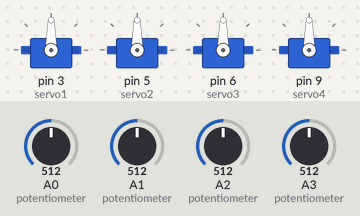
Simulated run of this sketch. Board: Arduino Uno, built with avr-gcc and run on an emulated ATmega328P. Shown: 4 × servo. The test bench sets the inputs (shaded band); at power-on: A0 (potentiometer) = 512, A1 (potentiometer) = 512, A2 (potentiometer) = 512, A3 (potentiometer) = 512.

Above: at 1.2 s.
1.3 s: A0 (potentiometer) set to 716
At 2.5 s:
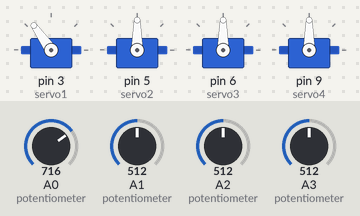
2.8 s: A1 (potentiometer) set to 716
At 3.7 s:
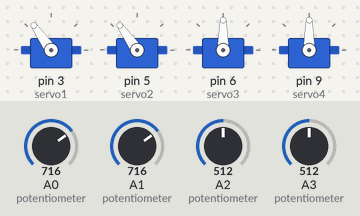
4.3 s: A2 (potentiometer) set to 716
At 4.8 s:
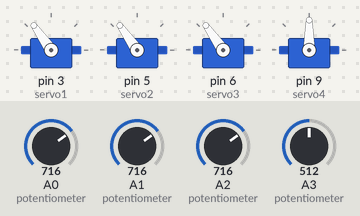
5.8 s: A3 (potentiometer) set to 716
At 7.0 s:
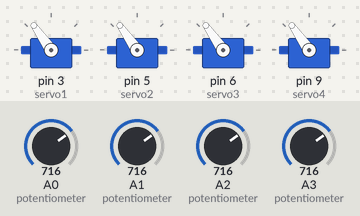
7.3 s: A0 (potentiometer) set to 992
At 8.3 s:
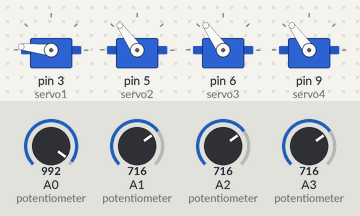
8.8 s: A1 (potentiometer) set to 992
At 9.4 s:
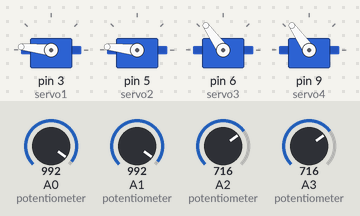
Timing chart, 0 to 11.3 s (numbered marks = the images above; inputs shaded):
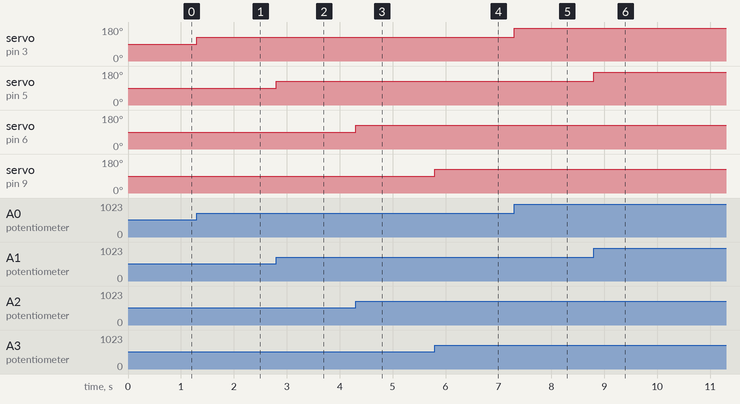

Measured:
- after the input at 1.3 s, servo on pin 3 (servo1): 90° → 125° at once
- after the input at 2.8 s, servo on pin 5 (servo2): 90° → 125° at once
- after the input at 4.3 s, servo on pin 6 (servo3): 90° → 125° at once
- after the input at 5.8 s, servo on pin 9 (servo4): 90° → 125° at once
- after the input at 7.3 s, servo on pin 3 (servo1): 125° → 174° at once
- after the input at 8.8 s, servo on pin 5 (servo2): 125° → 174° at once

The sketch:

ControlDe4Servos.ino
```cpp
/*******************************************************************************
  *  Áster Electrónica
  *  Contador binario
  *  Abstract: En este ejemplo, se realizará el control de 4
  *  servomotores mediante 4 potenciometros.
  *  Creado por Miguel AngelLo.
  *  LinkedIn: @miguelangello21
  *  Conexiones físicas:
  *        Tarjeta UNO | Entradas
  *               5V -> VCC
  *              GND -> GND
  *               A0 <- Potenciometro 1
  *               A1 <- Potenciometro 2
  *               A2 <- Potenciometro 3
  *               A3 <- Potenciometro 4
  *        Tarjeta UNO | Salidas
  *               3(PWM) -> Servomotor 1
  *               5(PWM) -> Servomotor 2
  *               6(PWM) -> Servomotor 3
  *               9(PWM) -> Servomotor 4
********************************************************************************/
//Incluimos la biblioteca Servo (Hay que descargarla)
#include <Servo.h>

//Declaramos los 4 servomotores que vamos a usar
Servo servo1;
Servo servo2;
Servo servo3;
Servo servo4;


//Esta variable nos ayudara a convertir los datos del potenciometro y pasarla a "grados"
int val;

//Este ciclo sólo se ejecuta una sola vez
void setup() {
  //Declaramos nuestras 4 entradas analógicas
  pinMode(A0,INPUT);
  pinMode(A1,INPUT);
  pinMode(A2,INPUT);
  pinMode(A3,INPUT);

  //A cada servo le asignamos el pin de salida que le corresponde, esta función declara estos pines como salidas
  servo1.attach(3);  // attaches the servo on pin 3 to the servo object
  servo2.attach(5);  // attaches the servo on pin 5 to the servo object
  servo3.attach(6);  // attaches the servo on pin 6 to the servo object
  servo4.attach(9);  // attaches the servo on pin 9 to the servo object

}

//Este ciclo se ejecuta infinitamente
void loop() {
  //En este parte se controla el servo1
  val = analogRead(A0);            // reads the value of the potentiometer (value between 0 and 1023)
  val = map(val, 0, 1023, 0, 180);     // scale it to use it with the servo (value between 0 and 180)
  servo1.write(val);                  // sets the servo position according to the scaled value

  //En este parte se controla el servo2
  val = analogRead(A1);            // reads the value of the potentiometer (value between 0 and 1023)
  val = map(val, 0, 1023, 0, 180);     // scale it to use it with the servo (value between 0 and 180)
  servo2.write(val);                  // sets the servo position according to the scaled value

  //En este parte se controla el servo3
  val = analogRead(A2);            // reads the value of the potentiometer (value between 0 and 1023)
  val = map(val, 0, 1023, 0, 180);     // scale it to use it with the servo (value between 0 and 180)
  servo3.write(val);                  // sets the servo position according to the scaled value

  //En este parte se controla el servo4
  val = analogRead(A3);            // reads the value of the potentiometer (value between 0 and 1023)
  val = map(val, 0, 1023, 0, 180);     // scale it to use it with the servo (value between 0 and 180)
  servo4.write(val);                  // sets the servo position according to the scaled value


}
```
